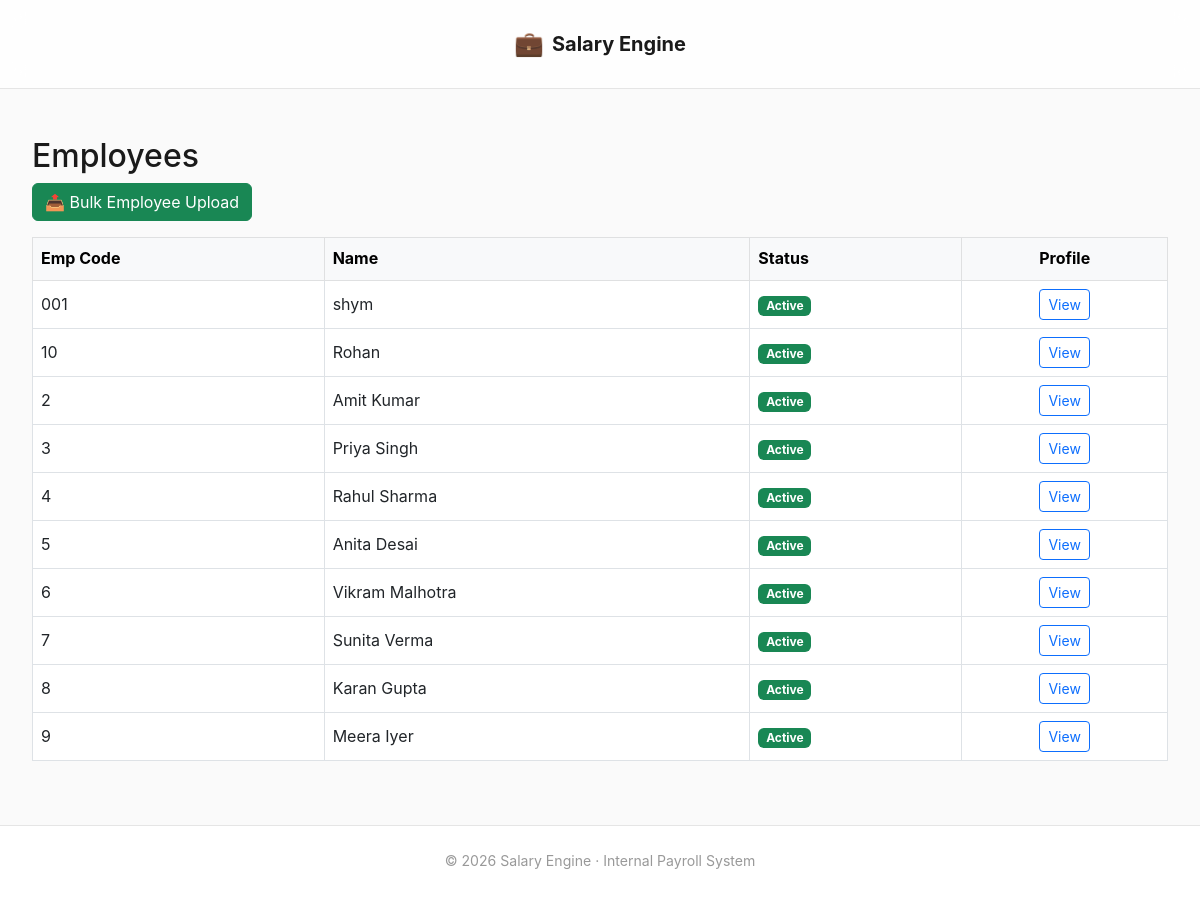
/employees/, run on the app's committed database.
### employees/models.py (models this page shows, shortened)
class Employee(models.Model):
    company = models.ForeignKey(
        Company,
        on_delete=models.PROTECT,
        related_name="employees"
    )
    emp_code = models.CharField(max_length=50)
    name = models.CharField(max_length=200)
    father_name = models.CharField(max_length=200, blank=True)
    uan_number = models.CharField(max_length=20, unique=True, null=True, blank=True)
    esic_number = models.CharField(max_length=20, unique=True, null=True, blank=True)
    document_number = models.CharField(max_length=50, unique=True, null=True, blank=True)
    default_salary = models.DecimalField(max_digits=10, decimal_places=2, null=True, blank=True)
    joining_date = models.DateField()
    exit_date = models.DateField(null=True, blank=True)
    created_at = models.DateTimeField(auto_now_add=True)
    approved_by = models.ForeignKey(User, null=True, blank=True, on_delete=models.SET_NULL,
                                    related_name="approved_employees")
    class Meta:
        unique_together = ("company", "emp_code")
        ordering = ["emp_code"]

### employees/views.py (the view)
# urls.py: path("", employee_list, name="employee_list"),
def employee_list(request):
    employees = Employee.objects.order_by("emp_code")
    return render(
        request,
        "employees/employee_list.html",
        {"employees": employees}
    )

### dashboard/context_processors.py (called while the page is built, shortened)
def approval_badges(request):
    if not request.user.is_authenticated or not request.user.is_staff:
        return {}

### templates/employees/employee_list.html (shortened to what this page needs)
{% extends "base.html" %}
{% block content %}
<h2>Employees</h2>
<div class="mb-3 d-flex gap-2">
    {% if not request.user.is_staff %}
        <a class="btn btn-success"
           href="{% url 'employees:upload_employee_drafts' %}">
            📤 Bulk Employee Upload
        </a>
    {% endif %}
</div>
<div class="table-responsive">
<table class="table table-bordered table-hover align-middle">
    <thead class="table-light">
        <tr>
            <th>Emp Code</th>
            <th>Name</th>
            <th>Status</th>
            <th class="text-center">Profile</th>
        </tr>
    </thead>
    <tbody>
        {% for e in employees %}
        <tr>
            <td>{{ e.emp_code }}</td>
            <td>{{ e.name }}</td>
            <td>
                {% if e.exit_date %}
                    <span class="badge bg-secondary">Left</span>
                {% else %}
                    <span class="badge bg-success">Active</span>
                {% endif %}
            </td>
            <td class="text-center">
                <a href="{% url 'employees:employee_profile' e.id %}"
                   class="btn btn-sm btn-outline-primary">
                    View
                </a>
            </td>
        </tr>
        {% empty %}
        <tr>
            <td colspan="4" class="text-center text-muted">
                No employees found
            </td>
        </tr>
        {% endfor %}
    </tbody>
</table>
</div>
{% endblock %}

### templates/base.html (style rules this page uses)
:root { --bg-primary: #fafafa; --bg-secondary: #ffffff; --bg-hover: #f5f5f5; --text-primary: #1a1a1a; --text-secondary: #666666; --text-muted: #999999; --accent: #2563eb; --accent-hover: #1d4ed8; --accent-light: rgba(37, 99, 235, 0.1); --success: #10b981; --warning: #f59e0b; --danger: #ef4444; --border: #e5e5e5; --shadow-sm: 0 1px 2px rgba(0,0,0,0.04); --shadow-md: 0 4px 16px rgba(0,0,0,0.06); --shadow-lg: 0 8px 24px rgba(0,0,0,0.08); --radius: 10px; --transition: all 0.3s cubic-bezier(0.4, 0, 0.2, 1); }
* { box-sizing: border-box; }
body { font-family: -apple-system, BlinkMacSystemFont, 'Inter', 'Segoe UI', sans-serif; background: var(--bg-primary); color: var(--text-primary); min-height: 100vh; display: flex; flex-direction: column; line-height: 1.6; -webkit-font-smoothing: antialiased; -moz-osx-font-smoothing: grayscale; margin: 0; padding: 0; }

### data on the page
Employee: emp_code "001", name "shym", shows "Active"
Employee: emp_code "10", name "Rohan", shows "Active"
Employee: emp_code "2", name "Amit Kumar", shows "Active"
Employee: emp_code "3", name "Priya Singh", shows "Active"
Employee: emp_code "4", name "Rahul Sharma", shows "Active"
Employee: emp_code "5", name "Anita Desai", shows "Active"
Employee: emp_code "6", name "Vikram Malhotra", shows "Active"
Employee: emp_code "7", name "Sunita Verma", shows "Active"
Employee: emp_code "8", name "Karan Gupta", shows "Active"
Employee: emp_code "9", name "Meera Iyer", shows "Active"
